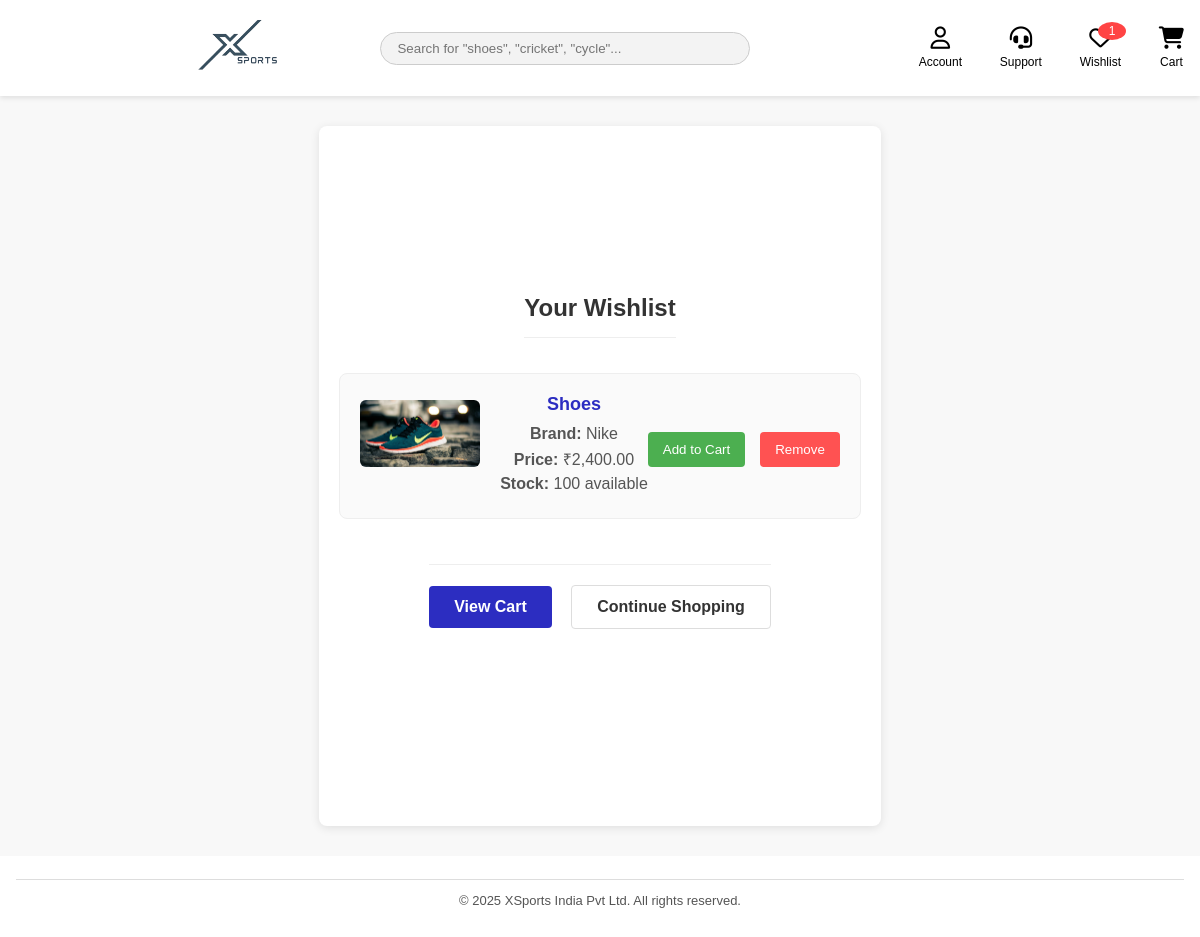
Page /wishlist.php (signed in) on the earlier database version.
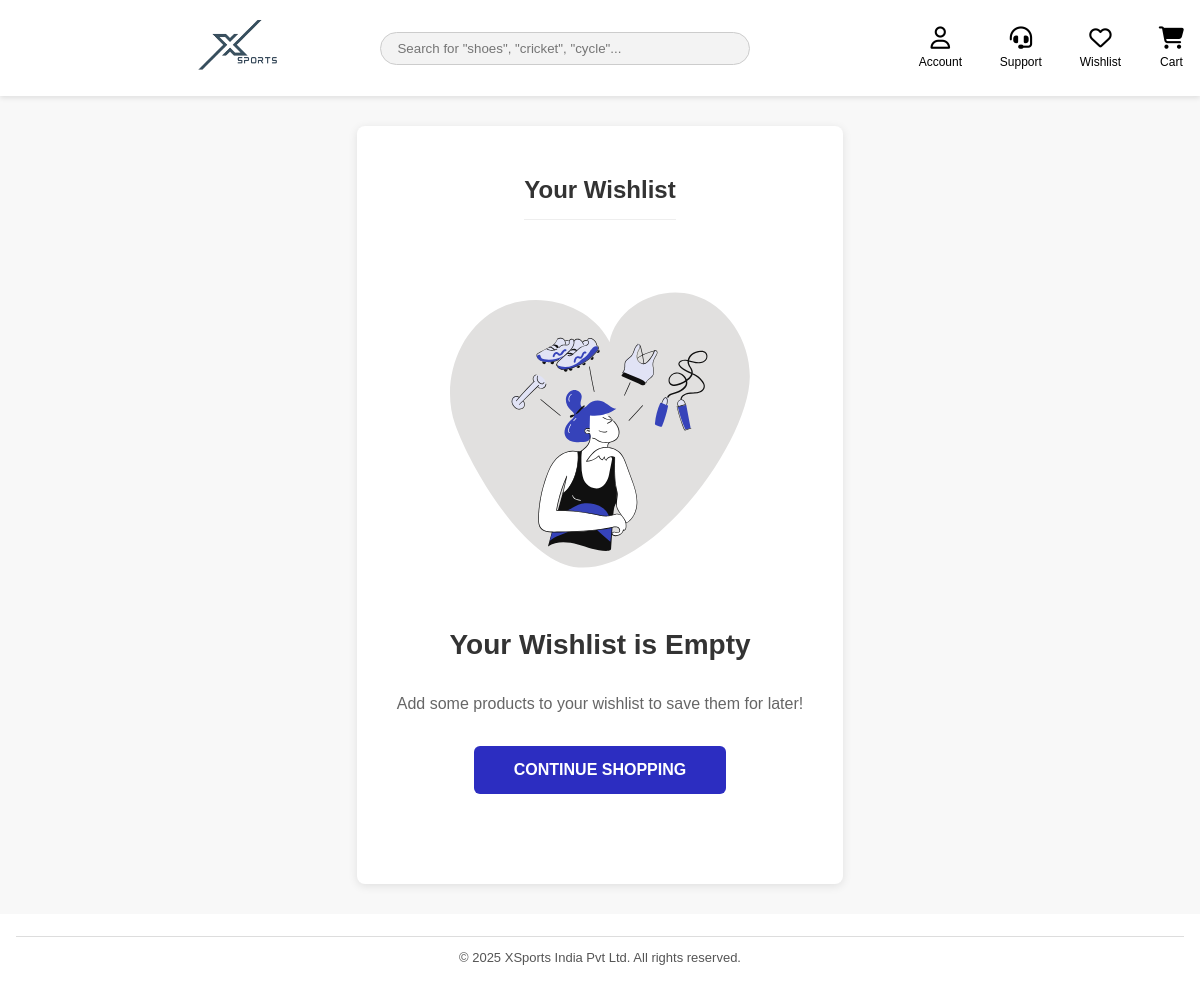
Same page on the later database version.
### tables this page shows
CREATE TABLE IF NOT EXISTS `wishlist` (
  `user_id` int NOT NULL,
  `product_id` int NOT NULL,
  PRIMARY KEY (`user_id`,`product_id`),
  KEY `product_id` (`product_id`)
);

CREATE TABLE IF NOT EXISTS `products` (
  `id` int NOT NULL AUTO_INCREMENT,
  `name` varchar(255) NOT NULL,
  `brand` varchar(100) NOT NULL,
  `price` decimal(10,2) NOT NULL,
  `image_path` varchar(255) DEFAULT NULL,
  `category` varchar(100) NOT NULL,
  `description` text,
  `quantity` int DEFAULT '0',
  `created_at` timestamp NULL DEFAULT CURRENT_TIMESTAMP,
  `has_sizes` tinyint(1) DEFAULT '0',
  PRIMARY KEY (`id`)
);

### wishlist.php (the view, shortened to what the changed rows need)
<?php
require_once 'includes/db.php';
    ?>
    <?php
$user_id = $_SESSION['user_id'];
$stmt = $pdo->prepare('
    SELECT w.*, p.name, p.brand, p.price, p.image_path, p.quantity as stock_quantity
    FROM wishlist w
    JOIN products p ON w.product_id = p.id
    WHERE w.user_id = ?
');
$stmt->execute([$user_id]);
$wishlist_items = $stmt->fetchAll();
?>
<!DOCTYPE html>
<html>
<head>
    <link rel="stylesheet" href="assets/style.css">
</head>
<body style="min-height: 100vh; display: flex; flex-direction: column;">
    <?php include 'includes/header.php'; ?>
    <div class="container" style="min-height: calc(100vh - 200px); display: flex; flex-direction: column;">
        <div class="wishlist-container">
            <div class="wishlist-header">
                <h1>Your Wishlist</h1>
            </div>
            <?php if (empty($wishlist_items)): ?>
                <div style="flex: 1; display: flex; flex-direction: column; align-items: center; justify-content: center; text-align: center; padding: 40px 20px;">
                    <img src="images/wishlistlogin.svg" alt="Empty Wishlist" style="width: 300px; height: 300px; margin-bottom: 30px;">
                    <h1 style="font-size: 28px; font-weight: bold; color: #333; margin-bottom: 15px;">Your Wishlist is Empty</h1>
                    <p style="font-size: 16px; color: #666; margin-bottom: 30px; line-height: 1.5;">Add some products to your wishlist to save them for later!</p>
                    <div>
                        <a href="index.php" style="background: #2c2dc1; color: white; padding: 15px 40px; border: none; border-radius: 6px; font-size: 16px; font-weight: bold; text-decoration: none; display: inline-block; cursor: pointer; transition: background-color 0.3s ease;">CONTINUE SHOPPING</a>
                    </div>
                </div>
            <?php else: ?>
                <?php foreach ($wishlist_items as $item): ?>
                    <div class="wishlist-item">
                        <img src="<?php echo $item['image_path'] ?: 'images/placeholder.jpg'; ?>" alt="<?php echo htmlspecialchars($item['name']); ?>">
                        <div class="wishlist-item-details">
                            <h3><a href="product.php?id=<?php echo $item['product_id']; ?>"><?php echo htmlspecialchars($item['name']); ?></a></h3>
                            <p><strong>Brand:</strong> <?php echo htmlspecialchars($item['brand']); ?></p>
                            <p><strong>Price:</strong> ₹<?php echo number_format($item['price'], 2); ?></p>
                            <?php if ($item['stock_quantity'] <= 0): ?>
                                <p class="out-of-stock">Out of Stock</p>
                            <?php else: ?>
                                <p><strong>Stock:</strong> <?php echo $item['stock_quantity']; ?> available</p>
                            <?php endif; ?>
                        </div>
                        <div class="wishlist-item-actions">
                            <?php if ($item['stock_quantity'] > 0): ?>
                                <form method="post" style="display: inline;">
                                    <button type="submit" name="add_to_cart" class="add-to-cart-btn">Add to Cart</button>
                                </form>
                            <?php endif; ?>
                            <form method="post" style="display: inline;">
                                <button type="submit" name="remove_wishlist" class="remove-btn" onclick="return confirm('Are you sure you want to remove this item from your wishlist?');">Remove</button>
                            </form>
                        </div>
                    </div>
                <?php endforeach; ?>
                <div class="action-buttons">
                    <a href="cart.php" class="view-cart-btn">View Cart</a>
                    <a href="index.php" class="continue-shopping-btn">Continue Shopping</a>
                </div>
            <?php endif; ?>
        </div>
    </div>
<?php include 'includes/footer.php'; ?>
</body>
</html>

### includes/header.php (shortened to what the changed rows need)
<?php
$wishlist_count = 0;
if (isset($_SESSION['user_id'])) {
    if (isset($pdo) && $pdo) {
        $stmt = $pdo->prepare('SELECT COUNT(*) as count FROM wishlist WHERE user_id = ?');
        $stmt->execute([$_SESSION['user_id']]);
        $wishlist_count = $stmt->fetch()['count'];
    }
}
?>
<!DOCTYPE html>
<html lang="en">
<head>
<link href="assets/style.css" rel="stylesheet"/>
<link href="https://cdnjs.cloudflare.com/ajax/libs/font-awesome/6.5.1/css/all.min.css" rel="stylesheet"/>
</head>
<body>
<header class="top-header">
<div class="header-container">
<div class="right-section">
<div class="nav-icons">
<?php if (!isset($_SESSION['admin_logged_in'])): ?>
<a class="nav-item" href="wishlist.php">
<i class="fa-regular fa-heart"></i>
<span>Wishlist</span>
<?php if ($wishlist_count > 0): ?>
    <span class="badge"><?php echo $wishlist_count; ?></span>
<?php endif; ?>
</a>
<?php endif; ?>
</div>
</div>
</div>
</header>

Differences in the rows shown:
removed wishlist: product.image_path (picture), product.name "Shoes", product.brand "Nike", product.price "2,400.00", product.quantity "100"
Other differences:
$wishlist_count: "1" → (not shown)
text no longer shown: "View Cart Continue Shopping"
text now shown: "Your Wishlist is Empty Add some products to your wishlist to save them for later! CONTINUE SHOPPING"
